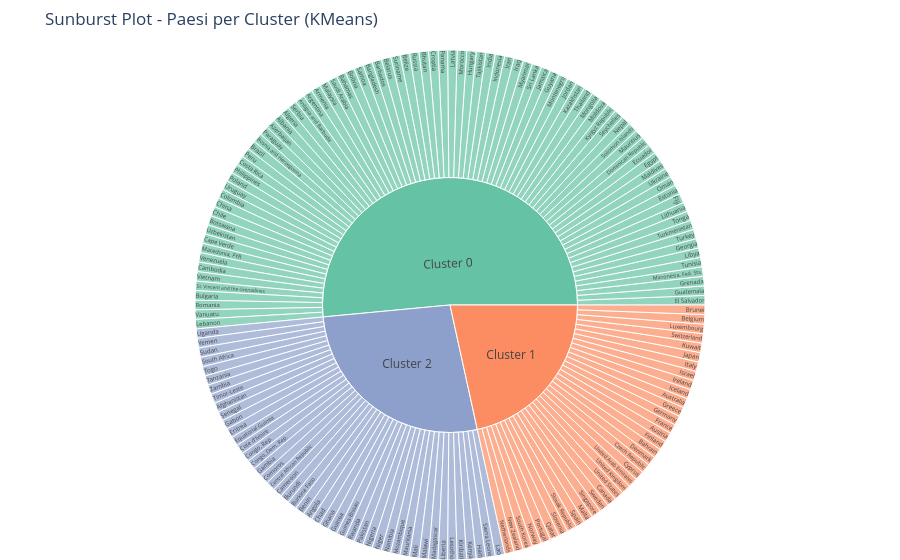

Notebook code for this chart:
### Code cell
import plotly.express as px
import pandas as pd

dataframe['cluster'] = clusters.astype(str)
dataframe['cluster_label'] = dataframe['cluster'].map({ # Nombre clusters
    '0': 'Cluster 0',
    '1': 'Cluster 1',
    '2': 'Cluster 2'
})

# Sunburst plot
fig = px.sunburst(
    dataframe,
    path=['cluster_label', 'country'],  
    title='Sunburst Plot - Paesi per Cluster (KMeans)',
    color='cluster_label',
    color_discrete_sequence=px.colors.qualitative.Set2
)
plt.figure(figsize=(50, 40))

fig.update_layout(margin=dict(t=50, l=0, r=0, b=0))
fig.show()

### Figure 1 — Plotly figure (JSON) as saved in the notebook; plotly's stock layout.template omitted (floating-point values rounded to 4 significant figures; data arrays with more than 128 entries replaced by an {"elided": "..."} marker saying what was removed)
{"data": [{"branchvalues": "total", "customdata": {"elided": "170x1 str values"}, "domain": {"x": [0, 1], "y": [0, 1]}, "hovertemplate": "labels=%{label}<br>count=%{value}<br>parent=%{parent}<br>id=%{id}<br>cluster_label=%{customdata[0]}<extra></extra>", "ids": {"elided": "170 str values"}, "labels": {"elided": "170 str values"}, "marker": {"colors": {"elided": "170 str values"}}, "name": "", "parents": {"elided": "170 str values"}, "type": "sunburst", "values": {"elided": "170 int values"}}], "layout": {"legend": {"tracegroupgap": 0}, "margin": {"b": 0, "l": 0, "r": 0, "t": 50}, "sunburstcolorway": ["rgb(102,194,165)", "rgb(252,141,98)", "rgb(141,160,203)", "rgb(231,138,195)", "rgb(166,216,84)", "rgb(255,217,47)", "rgb(229,196,148)", "rgb(179,179,179)"], "title": {"text": "Sunburst Plot - Paesi per Cluster (KMeans)"}}}
